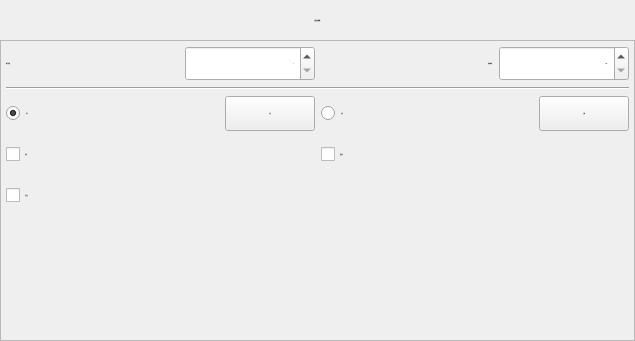
<?xml version="1.0" encoding="UTF-8"?>
<ui version="4.0">
 <class>FormActAssist</class>
 <widget class="QWidget" name="FormActAssist">
  <property name="geometry">
   <rect>
    <x>0</x>
    <y>0</y>
    <width>635</width>
    <height>341</height>
   </rect>
  </property>
  <property name="minimumSize">
   <size>
    <width>635</width>
    <height>341</height>
   </size>
  </property>
  <property name="maximumSize">
   <size>
    <width>635</width>
    <height>341</height>
   </size>
  </property>
  <property name="font">
   <font>
    <family>微软雅黑</family>
    <pointsize>-1</pointsize>
    <weight>50</weight>
    <italic>false</italic>
    <bold>false</bold>
   </font>
  </property>
  <property name="windowTitle">
   <string notr="true">冶具组</string>
  </property>
  <property name="toolTip">
   <string notr="true"/>
  </property>
  <property name="statusTip">
   <string notr="true"/>
  </property>
  <property name="whatsThis">
   <string notr="true"/>
  </property>
  <property name="accessibleName">
   <string notr="true"/>
  </property>
  <property name="accessibleDescription">
   <string notr="true"/>
  </property>
  <property name="styleSheet">
   <string notr="true">font: 28px &quot;微软雅黑&quot;;</string>
  </property>
  <property name="windowFilePath">
   <string notr="true"/>
  </property>
  <layout class="QVBoxLayout" name="verticalLayoutForm">
   <property name="spacing">
    <number>0</number>
   </property>
   <property name="margin">
    <number>0</number>
   </property>
   <item>
    <widget class="QLabel" name="labelParaTitle">
     <property name="sizePolicy">
      <sizepolicy hsizetype="Preferred" vsizetype="Fixed">
       <horstretch>0</horstretch>
       <verstretch>0</verstretch>
      </sizepolicy>
     </property>
     <property name="minimumSize">
      <size>
       <width>0</width>
       <height>40</height>
      </size>
     </property>
     <property name="maximumSize">
      <size>
       <width>16777215</width>
       <height>40</height>
      </size>
     </property>
     <property name="font">
      <font>
       <family>微软雅黑</family>
       <pointsize>-1</pointsize>
       <weight>50</weight>
       <italic>false</italic>
       <bold>false</bold>
      </font>
     </property>
     <property name="layoutDirection">
      <enum>Qt::LeftToRight</enum>
     </property>
     <property name="styleSheet">
      <string notr="true">QLabel#labelParaTitle
{
	color: black;
	border-image: url(:/img/widget/Panel.png) 0 4 0 4;
	border-left: 4px transparent;
	border-right: 4px transparent;
}
</string>
     </property>
     <property name="text">
      <string>辅助设备参数</string>
     </property>
     <property name="alignment">
      <set>Qt::AlignCenter</set>
     </property>
     <property name="margin">
      <number>0</number>
     </property>
    </widget>
   </item>
   <item>
    <widget class="QFrame" name="frameActAssist">
     <property name="font">
      <font>
       <family>微软雅黑</family>
       <pointsize>-1</pointsize>
       <weight>50</weight>
       <italic>false</italic>
       <bold>false</bold>
      </font>
     </property>
     <property name="styleSheet">
      <string notr="true"/>
     </property>
     <property name="frameShape">
      <enum>QFrame::StyledPanel</enum>
     </property>
     <property name="frameShadow">
      <enum>QFrame::Plain</enum>
     </property>
     <layout class="QGridLayout" name="gridLayout">
      <property name="margin">
       <number>5</number>
      </property>
      <item row="0" column="0">
       <layout class="QHBoxLayout" name="horizontalLayout_3">
        <item>
         <layout class="QHBoxLayout" name="horizontalLayout_2">
          <item>
           <widget class="QLabel" name="labelInterval">
            <property name="sizePolicy">
             <sizepolicy hsizetype="Expanding" vsizetype="Preferred">
              <horstretch>0</horstretch>
              <verstretch>0</verstretch>
             </sizepolicy>
            </property>
            <property name="minimumSize">
             <size>
              <width>0</width>
              <height>35</height>
             </size>
            </property>
            <property name="maximumSize">
             <size>
              <width>16777215</width>
              <height>35</height>
             </size>
            </property>
            <property name="font">
             <font>
              <family>微软雅黑</family>
              <pointsize>-1</pointsize>
              <weight>50</weight>
              <italic>false</italic>
              <bold>false</bold>
             </font>
            </property>
            <property name="text">
             <string>执行间隔：</string>
            </property>
           </widget>
          </item>
          <item>
           <widget class="xSpinBox" name="BoxInterval">
            <property name="enabled">
             <bool>true</bool>
            </property>
            <property name="sizePolicy">
             <sizepolicy hsizetype="Fixed" vsizetype="Fixed">
              <horstretch>0</horstretch>
              <verstretch>0</verstretch>
             </sizepolicy>
            </property>
            <property name="minimumSize">
             <size>
              <width>130</width>
              <height>35</height>
             </size>
            </property>
            <property name="maximumSize">
             <size>
              <width>130</width>
              <height>35</height>
             </size>
            </property>
            <property name="font">
             <font>
              <family>微软雅黑</family>
              <pointsize>-1</pointsize>
              <weight>50</weight>
              <italic>false</italic>
              <bold>false</bold>
             </font>
            </property>
            <property name="focusPolicy">
             <enum>Qt::ClickFocus</enum>
            </property>
            <property name="acceptDrops">
             <bool>false</bool>
            </property>
            <property name="alignment">
             <set>Qt::AlignRight|Qt::AlignTrailing|Qt::AlignVCenter</set>
            </property>
            <property name="suffix">
             <string notr="true"/>
            </property>
            <property name="prefix">
             <string notr="true"/>
            </property>
            <property name="minimum">
             <number>0</number>
            </property>
            <property name="maximum">
             <number>999</number>
            </property>
            <property name="value">
             <number>0</number>
            </property>
            <property name="HasBtn" stdset="0">
             <bool>true</bool>
            </property>
           </widget>
          </item>
         </layout>
        </item>
        <item>
         <layout class="QHBoxLayout" name="horizontalLayout">
          <item>
           <widget class="QLabel" name="labelDelay">
            <property name="sizePolicy">
             <sizepolicy hsizetype="Expanding" vsizetype="Preferred">
              <horstretch>0</horstretch>
              <verstretch>0</verstretch>
             </sizepolicy>
            </property>
            <property name="minimumSize">
             <size>
              <width>80</width>
              <height>35</height>
             </size>
            </property>
            <property name="maximumSize">
             <size>
              <width>16777215</width>
              <height>35</height>
             </size>
            </property>
            <property name="font">
             <font>
              <family>微软雅黑</family>
              <pointsize>-1</pointsize>
              <weight>50</weight>
              <italic>false</italic>
              <bold>false</bold>
             </font>
            </property>
            <property name="text">
             <string>动作时间：</string>
            </property>
            <property name="alignment">
             <set>Qt::AlignRight|Qt::AlignTrailing|Qt::AlignVCenter</set>
            </property>
           </widget>
          </item>
          <item>
           <widget class="xDoubleSpinBox" name="BoxDelay">
            <property name="enabled">
             <bool>true</bool>
            </property>
            <property name="sizePolicy">
             <sizepolicy hsizetype="Fixed" vsizetype="Fixed">
              <horstretch>0</horstretch>
              <verstretch>0</verstretch>
             </sizepolicy>
            </property>
            <property name="minimumSize">
             <size>
              <width>130</width>
              <height>35</height>
             </size>
            </property>
            <property name="maximumSize">
             <size>
              <width>130</width>
              <height>35</height>
             </size>
            </property>
            <property name="font">
             <font>
              <family>微软雅黑</family>
              <pointsize>-1</pointsize>
              <weight>50</weight>
              <italic>false</italic>
              <bold>false</bold>
             </font>
            </property>
            <property name="focusPolicy">
             <enum>Qt::ClickFocus</enum>
            </property>
            <property name="acceptDrops">
             <bool>false</bool>
            </property>
            <property name="alignment">
             <set>Qt::AlignRight|Qt::AlignTrailing|Qt::AlignVCenter</set>
            </property>
            <property name="suffix">
             <string notr="true">s</string>
            </property>
            <property name="decimals">
             <number>2</number>
            </property>
            <property name="maximum">
             <double>600.000000000000000</double>
            </property>
            <property name="singleStep">
             <double>0.100000000000000</double>
            </property>
            <property name="HasBtn" stdset="0">
             <bool>true</bool>
            </property>
           </widget>
          </item>
         </layout>
        </item>
       </layout>
      </item>
      <item row="2" column="0">
       <layout class="QHBoxLayout" name="horizontalLayout_15">
        <item>
         <layout class="QHBoxLayout" name="horizontalLayout_4">
          <item>
           <widget class="xRadioButton" name="radioButton_on">
            <property name="sizePolicy">
             <sizepolicy hsizetype="Expanding" vsizetype="Fixed">
              <horstretch>0</horstretch>
              <verstretch>0</verstretch>
             </sizepolicy>
            </property>
            <property name="minimumSize">
             <size>
              <width>87</width>
              <height>35</height>
             </size>
            </property>
            <property name="maximumSize">
             <size>
              <width>16777215</width>
              <height>35</height>
             </size>
            </property>
            <property name="font">
             <font>
              <family>微软雅黑</family>
              <pointsize>-1</pointsize>
              <weight>50</weight>
              <italic>false</italic>
              <bold>false</bold>
             </font>
            </property>
            <property name="focusPolicy">
             <enum>Qt::NoFocus</enum>
            </property>
            <property name="text">
             <string>打开</string>
            </property>
            <property name="iconSize">
             <size>
              <width>32</width>
              <height>32</height>
             </size>
            </property>
            <property name="checked">
             <bool>true</bool>
            </property>
           </widget>
          </item>
          <item>
           <widget class="xPushButton" name="BtnOn">
            <property name="minimumSize">
             <size>
              <width>90</width>
              <height>35</height>
             </size>
            </property>
            <property name="maximumSize">
             <size>
              <width>90</width>
              <height>35</height>
             </size>
            </property>
            <property name="font">
             <font>
              <family>微软雅黑</family>
              <pointsize>-1</pointsize>
              <weight>50</weight>
              <italic>false</italic>
              <bold>false</bold>
             </font>
            </property>
            <property name="focusPolicy">
             <enum>Qt::NoFocus</enum>
            </property>
            <property name="layoutDirection">
             <enum>Qt::RightToLeft</enum>
            </property>
            <property name="text">
             <string extracomment="扩展输出开关">打开</string>
            </property>
           </widget>
          </item>
         </layout>
        </item>
        <item>
         <layout class="QHBoxLayout" name="horizontalLayout_5">
          <item>
           <widget class="xRadioButton" name="radioButton_off">
            <property name="sizePolicy">
             <sizepolicy hsizetype="Expanding" vsizetype="Fixed">
              <horstretch>0</horstretch>
              <verstretch>0</verstretch>
             </sizepolicy>
            </property>
            <property name="minimumSize">
             <size>
              <width>87</width>
              <height>35</height>
             </size>
            </property>
            <property name="maximumSize">
             <size>
              <width>16777215</width>
              <height>35</height>
             </size>
            </property>
            <property name="font">
             <font>
              <family>微软雅黑</family>
              <pointsize>-1</pointsize>
              <weight>50</weight>
              <italic>false</italic>
              <bold>false</bold>
             </font>
            </property>
            <property name="focusPolicy">
             <enum>Qt::NoFocus</enum>
            </property>
            <property name="text">
             <string>关闭</string>
            </property>
            <property name="iconSize">
             <size>
              <width>32</width>
              <height>32</height>
             </size>
            </property>
           </widget>
          </item>
          <item>
           <widget class="xPushButton" name="BtnOff">
            <property name="minimumSize">
             <size>
              <width>90</width>
              <height>35</height>
             </size>
            </property>
            <property name="maximumSize">
             <size>
              <width>90</width>
              <height>35</height>
             </size>
            </property>
            <property name="font">
             <font>
              <family>微软雅黑</family>
              <pointsize>-1</pointsize>
              <weight>50</weight>
              <italic>false</italic>
              <bold>false</bold>
             </font>
            </property>
            <property name="focusPolicy">
             <enum>Qt::NoFocus</enum>
            </property>
            <property name="layoutDirection">
             <enum>Qt::RightToLeft</enum>
            </property>
            <property name="text">
             <string extracomment="扩展输出开关">关闭</string>
            </property>
           </widget>
          </item>
         </layout>
        </item>
       </layout>
      </item>
      <item row="4" column="0">
       <layout class="QHBoxLayout" name="horizontalLayout_13">
        <item>
         <layout class="QHBoxLayout" name="horizontalLayout_8">
          <item>
           <widget class="xCheckBox" name="checkBoxReject">
            <property name="sizePolicy">
             <sizepolicy hsizetype="Expanding" vsizetype="Minimum">
              <horstretch>0</horstretch>
              <verstretch>0</verstretch>
             </sizepolicy>
            </property>
            <property name="minimumSize">
             <size>
              <width>0</width>
              <height>35</height>
             </size>
            </property>
            <property name="maximumSize">
             <size>
              <width>16777215</width>
              <height>35</height>
             </size>
            </property>
            <property name="font">
             <font>
              <family>微软雅黑</family>
              <pointsize>-1</pointsize>
              <weight>50</weight>
              <italic>false</italic>
              <bold>false</bold>
             </font>
            </property>
            <property name="focusPolicy">
             <enum>Qt::NoFocus</enum>
            </property>
            <property name="text">
             <string>不良品</string>
            </property>
            <property name="iconSize">
             <size>
              <width>32</width>
              <height>32</height>
             </size>
            </property>
           </widget>
          </item>
         </layout>
        </item>
        <item>
         <widget class="QLabel" name="label">
          <property name="minimumSize">
           <size>
            <width>300</width>
            <height>35</height>
           </size>
          </property>
          <property name="maximumSize">
           <size>
            <width>16777215</width>
            <height>35</height>
           </size>
          </property>
          <property name="text">
           <string/>
          </property>
         </widget>
        </item>
        <item>
         <layout class="QHBoxLayout" name="horizontalLayout_9"/>
        </item>
       </layout>
      </item>
      <item row="5" column="0">
       <spacer name="verticalSpacer">
        <property name="orientation">
         <enum>Qt::Vertical</enum>
        </property>
        <property name="sizeHint" stdset="0">
         <size>
          <width>20</width>
          <height>40</height>
         </size>
        </property>
       </spacer>
      </item>
      <item row="1" column="0">
       <widget class="Line" name="line">
        <property name="orientation">
         <enum>Qt::Horizontal</enum>
        </property>
       </widget>
      </item>
      <item row="3" column="0">
       <layout class="QHBoxLayout" name="horizontalLayout_12">
        <item>
         <layout class="QHBoxLayout" name="horizontalLayout_6">
          <item>
           <widget class="xCheckBox" name="checkBoxOil">
            <property name="sizePolicy">
             <sizepolicy hsizetype="Expanding" vsizetype="Minimum">
              <horstretch>0</horstretch>
              <verstretch>0</verstretch>
             </sizepolicy>
            </property>
            <property name="minimumSize">
             <size>
              <width>0</width>
              <height>35</height>
             </size>
            </property>
            <property name="maximumSize">
             <size>
              <width>16777215</width>
              <height>35</height>
             </size>
            </property>
            <property name="font">
             <font>
              <family>微软雅黑</family>
              <pointsize>-1</pointsize>
              <weight>50</weight>
              <italic>false</italic>
              <bold>false</bold>
             </font>
            </property>
            <property name="focusPolicy">
             <enum>Qt::NoFocus</enum>
            </property>
            <property name="text">
             <string>打油</string>
            </property>
            <property name="iconSize">
             <size>
              <width>32</width>
              <height>32</height>
             </size>
            </property>
           </widget>
          </item>
         </layout>
        </item>
        <item>
         <layout class="QHBoxLayout" name="horizontalLayout_7">
          <item>
           <widget class="xCheckBox" name="checkBoxConveyor">
            <property name="sizePolicy">
             <sizepolicy hsizetype="Expanding" vsizetype="Minimum">
              <horstretch>0</horstretch>
              <verstretch>0</verstretch>
             </sizepolicy>
            </property>
            <property name="minimumSize">
             <size>
              <width>0</width>
              <height>35</height>
             </size>
            </property>
            <property name="maximumSize">
             <size>
              <width>16777215</width>
              <height>35</height>
             </size>
            </property>
            <property name="font">
             <font>
              <family>微软雅黑</family>
              <pointsize>-1</pointsize>
              <weight>50</weight>
              <italic>false</italic>
              <bold>false</bold>
             </font>
            </property>
            <property name="focusPolicy">
             <enum>Qt::NoFocus</enum>
            </property>
            <property name="text">
             <string>传送带</string>
            </property>
            <property name="iconSize">
             <size>
              <width>32</width>
              <height>32</height>
             </size>
            </property>
           </widget>
          </item>
         </layout>
        </item>
       </layout>
      </item>
     </layout>
    </widget>
   </item>
  </layout>
 </widget>
 <customwidgets>
  <customwidget>
   <class>xPushButton</class>
   <extends>QPushButton</extends>
   <header>xpushbutton.h</header>
  </customwidget>
  <customwidget>
   <class>xSpinBox</class>
   <extends>QSpinBox</extends>
   <header>xspinbox.h</header>
   <slots>
    <signal>clicked()</signal>
   </slots>
  </customwidget>
  <customwidget>
   <class>xRadioButton</class>
   <extends>QRadioButton</extends>
   <header>xradiobutton.h</header>
  </customwidget>
  <customwidget>
   <class>xDoubleSpinBox</class>
   <extends>QDoubleSpinBox</extends>
   <header>xdoublespinbox.h</header>
   <slots>
    <signal>clicked()</signal>
   </slots>
  </customwidget>
  <customwidget>
   <class>xCheckBox</class>
   <extends>QCheckBox</extends>
   <header>xcheckbox.h</header>
  </customwidget>
 </customwidgets>
 <resources/>
 <connections>
  <connection>
   <sender>BoxDelay</sender>
   <signal>clicked()</signal>
   <receiver>FormActAssist</receiver>
   <slot>inputDelay()</slot>
   <hints>
    <hint type="sourcelabel">
     <x>179</x>
     <y>89</y>
    </hint>
    <hint type="destinationlabel">
     <x>120</x>
     <y>172</y>
    </hint>
   </hints>
  </connection>
  <connection>
   <sender>BoxInterval</sender>
   <signal>clicked()</signal>
   <receiver>FormActAssist</receiver>
   <slot>inputInterval()</slot>
   <hints>
    <hint type="sourcelabel">
     <x>179</x>
     <y>127</y>
    </hint>
    <hint type="destinationlabel">
     <x>120</x>
     <y>172</y>
    </hint>
   </hints>
  </connection>
  <connection>
   <sender>BtnOn</sender>
   <signal>clicked()</signal>
   <receiver>FormActAssist</receiver>
   <slot>extOutOn()</slot>
   <hints>
    <hint type="sourcelabel">
     <x>178</x>
     <y>91</y>
    </hint>
    <hint type="destinationlabel">
     <x>120</x>
     <y>172</y>
    </hint>
   </hints>
  </connection>
  <connection>
   <sender>BtnOff</sender>
   <signal>clicked()</signal>
   <receiver>FormActAssist</receiver>
   <slot>extOutOff()</slot>
   <hints>
    <hint type="sourcelabel">
     <x>178</x>
     <y>125</y>
    </hint>
    <hint type="destinationlabel">
     <x>120</x>
     <y>172</y>
    </hint>
   </hints>
  </connection>
 </connections>
 <slots>
  <slot>inputDelay()</slot>
  <slot>inputInterval()</slot>
  <slot>selectPort()</slot>
  <slot>extOutOn()</slot>
  <slot>extOutOff()</slot>
  <slot>selectPortIn()</slot>
 </slots>
</ui>
